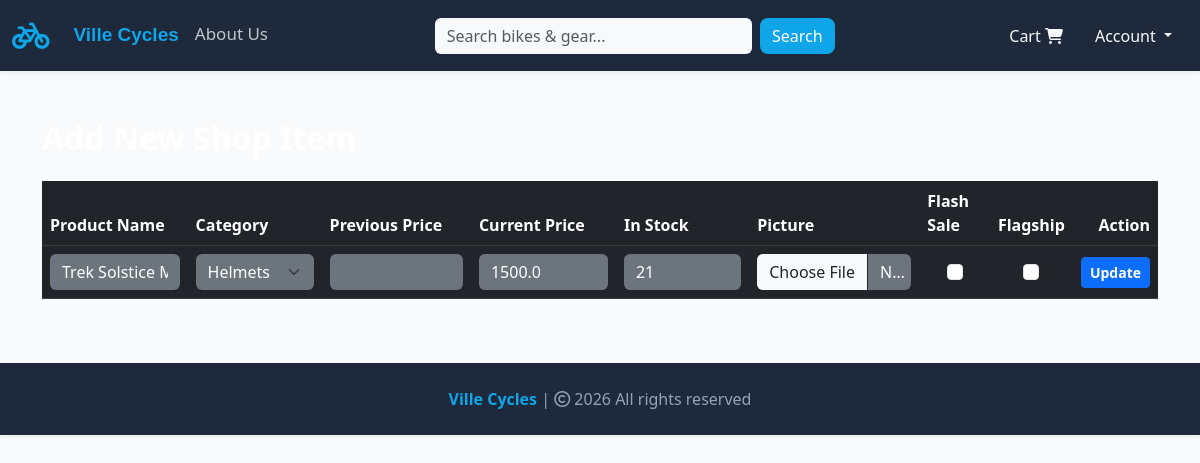
The page /update-item/10 (signed in) on the database as committed earlier.
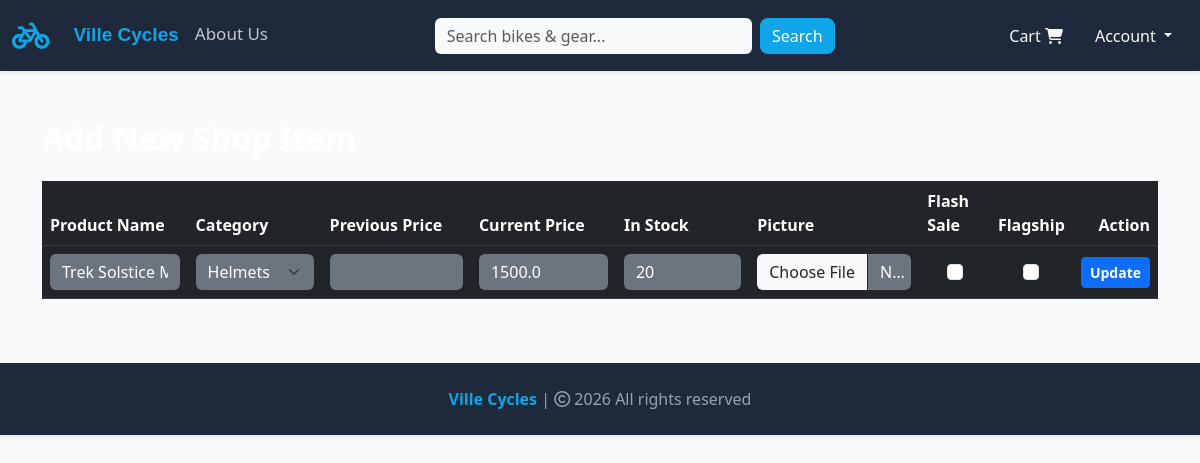
The same page on the database as committed later.
### website/models.py (models this page shows, shortened)
class Product(db.Model):
    __tablename__ = 'products'
    id = db.Column(db.Integer, primary_key=True)
    product_name = db.Column(db.String(100), nullable=False)
    current_price = db.Column(db.Float, nullable=False)
    previous_price = db.Column(db.Float, nullable=True)
    in_stock = db.Column(db.Integer, nullable=False)
    product_picture = db.Column(db.String(1000), nullable=False)
    flash_sale = db.Column(db.Boolean, default=False)
    date_added = db.Column(db.DateTime, default=datetime.now)
    category = db.Column(db.String(50), nullable=False, default='mountain-bikes')
    is_active = db.Column(db.Boolean, default=True, nullable=False)
    is_flagship = db.Column(db.Boolean, default=False, nullable=False)
    carts = db.relationship('Cart', backref=db.backref('product', lazy=True), cascade='all, delete-orphan')
    orders = db.relationship('Order', backref=db.backref('product', lazy=True))

### website/admin.py (the view, shortened to what this page needs)
@admin.route("/update-item/<int:item_id>", methods=["GET", "POST"])
@login_required
def update_item(item_id):
    if current_user.id == 1:
        item_to_update = Product.query.get_or_404(item_id)
        form = ShopItemsForm()
        if request.method == "GET":
            form.product_name.data = item_to_update.product_name
            form.previous_price.data = item_to_update.previous_price
            form.current_price.data = item_to_update.current_price
            form.in_stock.data = item_to_update.in_stock
            form.flash_sale.data = item_to_update.flash_sale
            form.category.data = item_to_update.category
            form.is_flagship.data = item_to_update.is_flagship
        return render_template("update_item.html", form=form, item=item_to_update)
    logger.warning(
        "Unauthorized access attempt to update item",
        extra={"user_id": current_user.id, "item_id": item_id},
    )
    return render_template("404.html")

### website/forms.py
class ShopItemsForm(FlaskForm):
    product_name = StringField('Name of Product', validators=[DataRequired()])
    current_price = FloatField('Current Price', validators=[DataRequired()])
    previous_price = FloatField(
        'Previous Price',
        validators=[Optional()],
        filters=[lambda x: x if x is not None else None]
    )
    in_stock = IntegerField('In Stock', validators=[DataRequired(), NumberRange(min=0)])
    category = SelectField('Category', choices=CATEGORY_CHOICES, validators=[DataRequired()])
    product_picture = FileField('Product Picture', validators=[FileAllowed(['jpg', 'jpeg', 'png'], 'Images only!')])
    flash_sale = BooleanField('Flash Sale')
    is_flagship = BooleanField('Flagship')
    add_product = SubmitField('Add Product')
    update_product = SubmitField('Update')

### website/models.py (called while the page is built)
    @property
    def is_admin(self):
        return self.role == 'admin'

### website/templates/update_item.html (shortened to what this page needs)
{% extends 'base.html' %}
{% block body %}
<div class="container my-5">
    <h2 class="fw-bold mb-4 text-white">Add New Shop Item</h2>
    <div class="table-responsive">
        <table class="table table-dark table-hover align-middle">
            <thead>
                <tr>
                    <th scope="col">Product Name</th>
                    <th scope="col">Category</th>
                    <th scope="col">Previous Price</th>
                    <th scope="col">Current Price</th>
                    <th scope="col">In Stock</th>
                    <th scope="col">Picture</th>
                    <th scope="col">Flash Sale</th>
                    <th scope="col">Flagship</th>
                    <th scope="col" class="text-end">Action</th>
                </tr>
            </thead>
            <tbody>
                <tr>
                    <form action="" method="POST" enctype="multipart/form-data">
                        <td>{{ form.product_name(class="form-control bg-secondary text-white border-0") }}</td>
                        <td>{{ form.category(class="form-select bg-secondary text-white border-0") }}</td>
                        <td>{{ form.previous_price(class="form-control bg-secondary text-white border-0") }}</td>
                        <td>{{ form.current_price(class="form-control bg-secondary text-white border-0") }}</td>
                        <td>{{ form.in_stock(class="form-control bg-secondary text-white border-0") }}</td>
                        <td>{{ form.product_picture(class="form-control bg-secondary text-white border-0") }}</td>
                        <td class="text-center">{{ form.flash_sale(class="form-check-input") }}</td>
                        <td class="text-center">{{ form.is_flagship(class="form-check-input") }}</td>
                        <td class="text-end">
                            {% if form.update_product %}
                            {{ form.update_product(class="btn btn-primary fw-semibold btn-sm") }}
                            {% else %}
                            <button type="submit" class="btn btn-primary fw-semibold btn-sm">Add Product</button>
                            {% endif %}
                        </td>
                    </form>
                </tr>
            </tbody>
        </table>
    </div>
</div>
{% endblock %}

Rows that differ between the two databases and show on the page:
changed Product "Trek Solstice Mips Helmet": in_stock "21" → "20"
